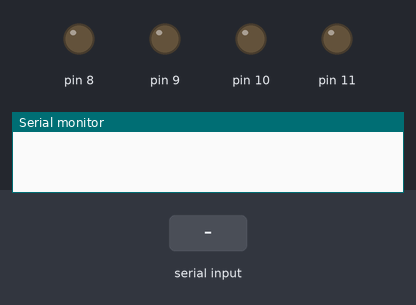
This sketch was run on a simulated Arduino Uno, built with avr-gcc and run on an emulated ATmega328P. Parts: output pins drawn as LEDs (lit = HIGH), the last lines printed to the serial monitor. The test bench sets the inputs (shaded band).

Above: at 1.2 s.
1.3 s: "A" received over Serial
At 2.2 s:
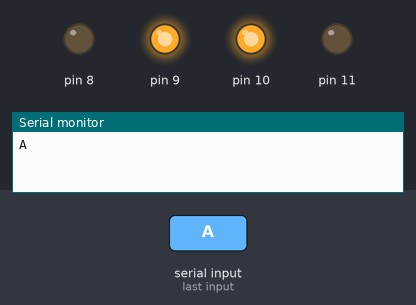
2.8 s: "B" received over Serial
At 3.4 s:
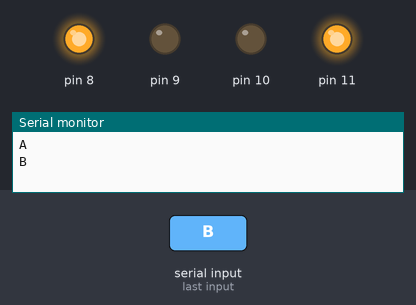
4.3 s: "C" received over Serial
At 5.5 s:
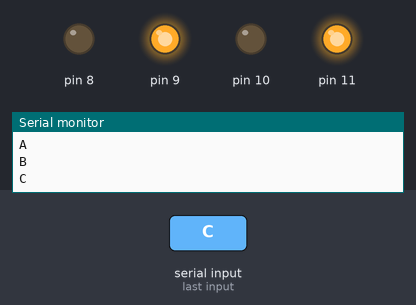
5.8 s: "D" received over Serial
At 6.9 s:
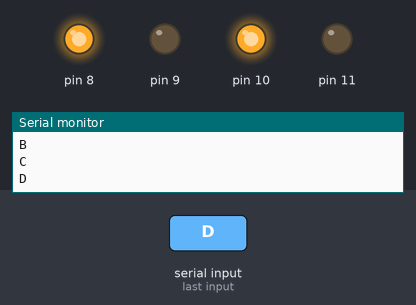
Timing chart, 0 to 8.3 s (numbered marks = the images above; inputs shaded):
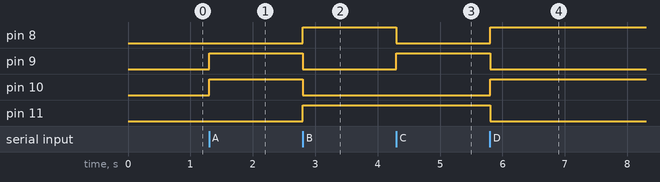

Measured:
- after the input at 1.3 s, pin 9, pin 10: LOW → HIGH at once
- after the input at 2.8 s, pin 8, pin 11: LOW → HIGH at once; pin 9, pin 10: HIGH → LOW at once
- after the input at 4.3 s, pin 8: HIGH → LOW at once; pin 9: LOW → HIGH at once
- after the input at 5.8 s, pin 8, pin 10: LOW → HIGH at once; pin 9, pin 11: HIGH → LOW at once

The sketch:

sketch_jun29b.ino
```cpp
void setup() {
  // put your setup code here, to run once:
  Serial.begin(9600);
  pinMode(8, OUTPUT);
  pinMode(9, OUTPUT);
  pinMode(10, OUTPUT);
  pinMode(11, OUTPUT);
  }
  void forward () {
  digitalWrite (8 , LOW);
  digitalWrite (9, HIGH);
  digitalWrite (10 , HIGH);
  digitalWrite (11, LOW);
  }
void reverse () {
    digitalWrite (8, HIGH);
    digitalWrite (9,LOW);
    digitalWrite (10, LOW);
    digitalWrite (11, HIGH);
    }
void right () {
  digitalWrite (8,LOW);
  digitalWrite (9 , HIGH);
  digitalWrite (10 , LOW);
  digitalWrite (11 , HIGH);
  }

void left  () {
  digitalWrite (8, HIGH);
  digitalWrite (9 , LOW);
  digitalWrite (10 , HIGH);
  digitalWrite (11 ,LOW);
  }
  void stp  () {
  digitalWrite (8, LOW);
  digitalWrite (9 , LOW);
  digitalWrite (10 , LOW);
  digitalWrite (11 ,LOW);
  }


void loop() {
  // put your main code here, to run repeatedly:
  while (Serial.available()){
    char x = Serial.read();
    Serial.println (x);

    if (x =='A') {
      forward ();
      }
      else if (x=='B') {
        reverse ();
        }
        else if (x=='C') {
          right ();
          }
          else if (x=='D') {
            left ();
            }
            else if (x=='E') {
              stp () ;
              }


   }
}
```
